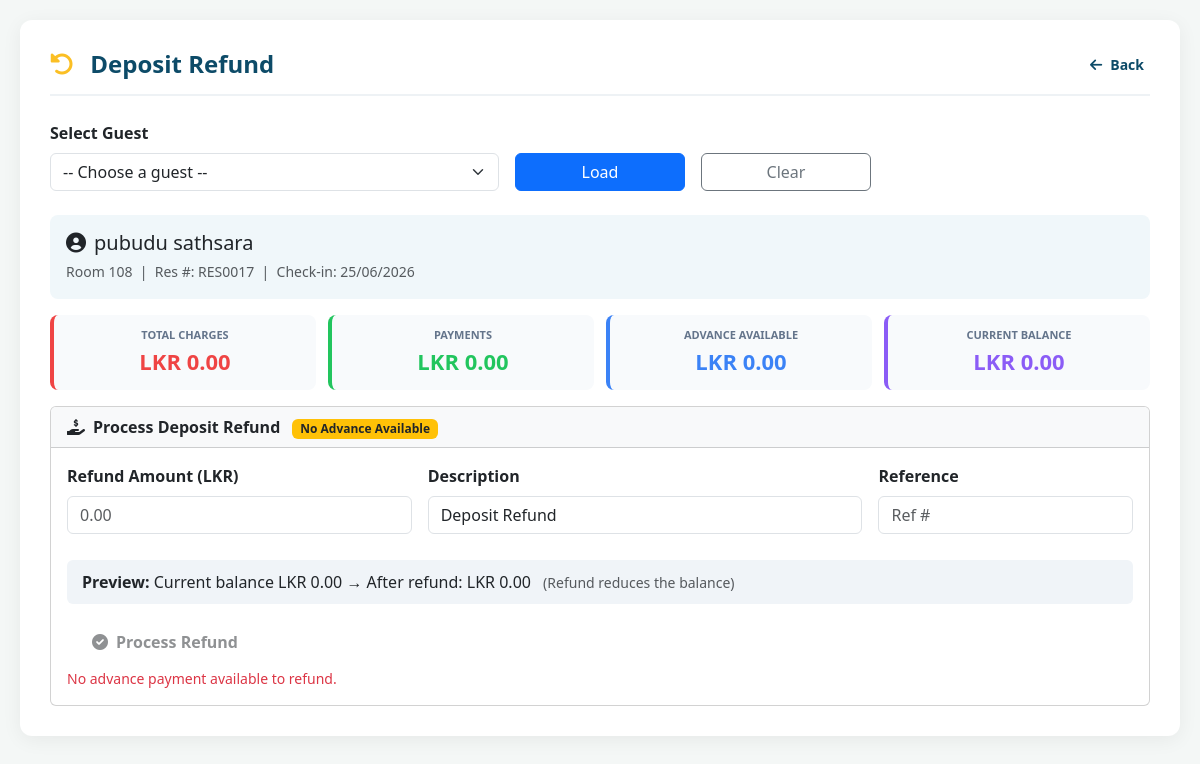
The app's page /deposit_refund.php?res_id=17 (signed in) with its own data.
### tables this page shows
CREATE TABLE `reservations` (
  `res_id` int(11) NOT NULL,
  `res_no` varchar(50) DEFAULT NULL,
  `guest_name` varchar(100) NOT NULL,
  `room_id` int(11) DEFAULT NULL,
  `allotment_id` int(11) DEFAULT NULL,
  `check_in` date NOT NULL,
  `check_out` date NOT NULL,
  `num_of_nights` int(11) DEFAULT 1,
  `status` enum('Pending','Checked-In','Checked-Out','Cancelled') DEFAULT 'Pending',
  `is_deleted` tinyint(1) NOT NULL DEFAULT 0,
  `deleted_at` datetime DEFAULT NULL,
  `deleted_by` varchar(100) DEFAULT NULL,
  `passport_no` varchar(100) DEFAULT NULL,
  `booking_source` varchar(100) DEFAULT NULL,
  `company_name` varchar(100) DEFAULT NULL,
  `rate_code` varchar(50) DEFAULT NULL,
  `package_name` varchar(50) DEFAULT NULL,
  `market_segment` varchar(50) DEFAULT NULL,
  `business_segment` varchar(50) DEFAULT NULL,
  `sales_person` varchar(50) DEFAULT NULL,
  `voucher_no` varchar(50) DEFAULT NULL,
  `tour_no` varchar(50) DEFAULT NULL,
  `guest_payment_mode` varchar(30) DEFAULT 'Guest',
  `visit_purpose` varchar(50) DEFAULT NULL,
  `bill_payment_lkr_sscl` tinyint(1) DEFAULT 0,
  `company_credit_enable` tinyint(1) DEFAULT 0,
  `gender` varchar(10) DEFAULT NULL,
  `dob` date DEFAULT NULL,
  `nationality` varchar(50) DEFAULT NULL,
  `email` varchar(100) DEFAULT NULL,
  `mobile` varchar(20) DEFAULT NULL,
  `adults` int(11) DEFAULT 1,
  `children` int(11) DEFAULT 0,
  `bed_type` varchar(20) DEFAULT NULL,
  `room_category` varchar(50) DEFAULT NULL,
  `meal_plan` varchar(50) DEFAULT NULL,
  `rate_basis` varchar(20) DEFAULT NULL,
  `arrive_for` varchar(50) DEFAULT NULL,
  `leave_after` varchar(50) DEFAULT NULL,
  `expected_arrival_time` time DEFAULT NULL,
  `expected_departure_time` time DEFAULT NULL,
  `room_rate` decimal(10,2) DEFAULT NULL,
  `total_charge` decimal(10,2) DEFAULT 0.00,
  `currency` varchar(10) DEFAULT 'LKR',
  `payment_method` varchar(30) DEFAULT NULL,
  `special_requests` text DEFAULT NULL,
  `transport_req` tinyint(1) DEFAULT 0,
  `vehicle_no` varchar(20) DEFAULT NULL,
  `group_no` varchar(50) DEFAULT NULL,
  `contact_no` varchar(20) DEFAULT NULL,
  `created_by` int(11) DEFAULT NULL
);

CREATE TABLE `rooms` (
  `room_id` int(11) NOT NULL,
  `room_number` varchar(10) NOT NULL,
  `room_type` varchar(50) DEFAULT NULL,
  `status` enum('available','occupied','cleaning','maintenance') DEFAULT 'available'
);

### deposit_refund.php (the view, shortened to what this page needs)
<?php
include 'includes/db.php';
$selected_res_id = isset($_GET['res_id']) ? intval($_GET['res_id']) : 0;
$folio_data = null;
$total_charges = $total_payments = $total_advance = $total_rebate = 0;
$balance = 0;
$advance_amount = 0;
if ($selected_res_id > 0) {
    $res_query = $conn->query("
        SELECT r.*, rm.room_number
        FROM reservations r
        JOIN rooms rm ON r.room_id = rm.room_id
        WHERE r.res_id = $selected_res_id
    ");
    $folio_data = $res_query->fetch_assoc();
    if ($folio_data) {
        $balance = $total_charges - ($total_payments + $total_advance) + $total_rebate;
        $advance_amount = $total_advance;
    }
}
?>
<!DOCTYPE html>
<html lang="en">
<head>
    <link href="https://cdn.jsdelivr.net/npm/bootstrap@5.3.0/dist/css/bootstrap.min.css" rel="stylesheet">
    <link rel="stylesheet" href="https://cdnjs.cloudflare.com/ajax/libs/font-awesome/6.0.0/css/all.min.css">
</head>
<body>
<div class="page-container">
    <div class="page-header">
        <h4><i class="fas fa-undo-alt"></i> Deposit Refund</h4>
        <button class="back-btn" onclick="history.back()"><i class="fas fa-arrow-left me-2"></i>Back</button>
    </div>
    <form method="GET" action="" class="row g-3 align-items-end mb-4">
        <div class="col-md-5">
            <label class="form-label fw-bold">Select Guest</label>
            <select name="res_id" class="form-select" onchange="this.form.submit()">
                <option value="">-- Choose a guest --</option>
            </select>
        </div>
        <div class="col-md-2">
            <button type="submit" class="btn btn-primary w-100">Load</button>
        </div>
        <div class="col-md-2">
            <a href="deposit_refund.php" class="btn btn-outline-secondary w-100">Clear</a>
        </div>
    </form>
    <?php if($folio_data): ?>
        <div class="p-3 mb-3" style="background:#f0f7fa; border-radius:8px;">
            <h5 class="mb-1"><i class="fas fa-user-circle me-2"></i><?= htmlspecialchars($folio_data['guest_name']) ?></h5>
            <small class="text-muted">
                Room <?= htmlspecialchars($folio_data['room_number']) ?> &nbsp;|&nbsp;
                Res #: <?= htmlspecialchars($folio_data['res_no'] ?? 'RES' . str_pad($folio_data['res_id'], 4, '0', STR_PAD_LEFT)) ?> &nbsp;|&nbsp;
                Check-in: <?= date('d/m/Y', strtotime($folio_data['check_in'])) ?>
            </small>
        </div>
        <div class="summary-grid">
            <div class="summary-card charges">
                <div class="label">Total Charges</div>
                <div class="value">LKR <?= number_format($total_charges, 2) ?></div>
            </div>
            <div class="summary-card payments">
                <div class="label">Payments</div>
                <div class="value">LKR <?= number_format($total_payments, 2) ?></div>
            </div>
            <div class="summary-card advance">
                <div class="label">Advance Available</div>
                <div class="value" style="color: #3b82f6;">LKR <?= number_format($advance_amount, 2) ?></div>
            </div>
            <div class="summary-card balance <?= ($balance < 0) ? 'negative' : '' ?>">
                <div class="label">Current Balance</div>
                <div class="value">LKR <?= number_format($balance, 2) ?></div>
            </div>
        </div>
        <div class="card mt-3">
            <div class="card-header bg-light">
                <strong><i class="fas fa-hand-holding-usd me-2"></i>Process Deposit Refund</strong>
                <?php if($advance_amount > 0): ?>
                    <span class="badge bg-primary ms-2">Advance: LKR <?= number_format($advance_amount, 2) ?></span>
                <?php else: ?>
                    <span class="badge bg-warning text-dark ms-2">No Advance Available</span>
                <?php endif; ?>
            </div>
            <div class="card-body">
                <form method="POST" action="" id="refundForm">
                    <div class="row g-3">
                        <div class="col-md-4">
                            <label class="form-label fw-bold">Refund Amount (LKR)</label>
                            <input type="number" step="0.01" name="amount" class="form-control"
                                   placeholder="0.00" required id="refundAmount" min="0">
                        </div>
                        <div class="col-md-5">
                            <label class="form-label fw-bold">Description</label>
                            <input type="text" name="description" class="form-control"
                                   value="Deposit Refund" required>
                        </div>
                        <div class="col-md-3">
                            <label class="form-label fw-bold">Reference</label>
                            <input type="text" name="reference_no" class="form-control" placeholder="Ref #">
                        </div>
                    </div>
                    <div class="row mt-3">
                        <div class="col-md-12">
                            <div class="preview-box" id="previewBox">
                                <strong>Preview:</strong> Current balance <span id="previewCurrent">LKR <?= number_format($balance, 2) ?></span> →
                                After refund: <span id="previewAfter">LKR <?= number_format($balance, 2) ?></span>
                                <small class="text-muted ms-2">(Refund reduces the balance)</small>
                            </div>
                        </div>
                    </div>
                    <button type="submit" class="btn btn-refund mt-3" <?= ($advance_amount <= 0) ? 'disabled' : '' ?>>
                        <i class="fas fa-check-circle me-2"></i>Process Refund
                    </button>
                    <?php if($advance_amount <= 0): ?>
                        <small class="text-danger d-block mt-1">No advance payment available to refund.</small>
                    <?php endif; ?>
                </form>
            </div>
        </div>
    <?php elseif($selected_res_id > 0 && !$folio_data): ?>
        <div class="alert alert-warning">Guest not found or not checked in.</div>
    <?php endif; ?>
</div>
</body>
</html>

### deposit_refund.php (style rules this page uses)
body { background: #f4f7f6; font-family: 'Segoe UI', sans-serif; padding: 20px; }
.page-container { background: white; padding: 30px; border-radius: 12px; box-shadow: 0 4px 20px rgba(0,0,0,0.06); max-width: 1200px; margin: 0 auto; }
.page-header { border-bottom: 2px solid #eef2f5; padding-bottom: 15px; margin-bottom: 25px; display: flex; justify-content: space-between; align-items: center; flex-wrap: wrap; gap: 10px; }
.page-header h4 { color: #0d4b68; font-weight: 700; margin: 0; }
.page-header h4 i { color: #fbbf24; margin-right: 10px; }
.back-btn { background: none; border: none; color: #0d4b68; font-weight: 600; cursor: pointer; font-size: 14px; }
.summary-grid { display: grid; grid-template-columns: repeat(4, 1fr); gap: 12px; margin: 15px 0; }
.summary-card { background: #f8fafc; padding: 12px; border-radius: 8px; border-left: 4px solid #94a3b8; text-align: center; }
.summary-card .label { font-size: 11px; text-transform: uppercase; color: #64748b; font-weight: 600; }
.summary-card .value { font-size: 22px; font-weight: 700; margin-top: 2px; }
.summary-card.charges { border-left-color: #ef4444; }
.summary-card.charges .value { color: #ef4444; }
.summary-card.payments { border-left-color: #22c55e; }
.summary-card.payments .value { color: #22c55e; }
.summary-card.advance { border-left-color: #3b82f6; }
.summary-card.advance .value { color: #3b82f6; }
.summary-card.balance { border-left-color: #8b5cf6; }
.summary-card.balance .value { color: #8b5cf6; }
.btn-refund { background: #3b82f6; color: white; border: none; padding: 10px 25px; font-weight: 600; border-radius: 6px; transition: 0.2s; }
.btn-refund:disabled { opacity: 0.5; cursor: not-allowed; transform: none; }
.preview-box { background: #f0f4f8; padding: 10px 15px; border-radius: 6px; margin-top: 10px; }

### records on screen
reservations: guest_name "pubudu sathsara", room.room_number "108", res_no+res_id "RES0017", check_in "25/06/2026"

### other values on screen
$total_charges "0.00"
$total_payments "0.00"
$advance_amount "0.00"
$balance "0.00"
